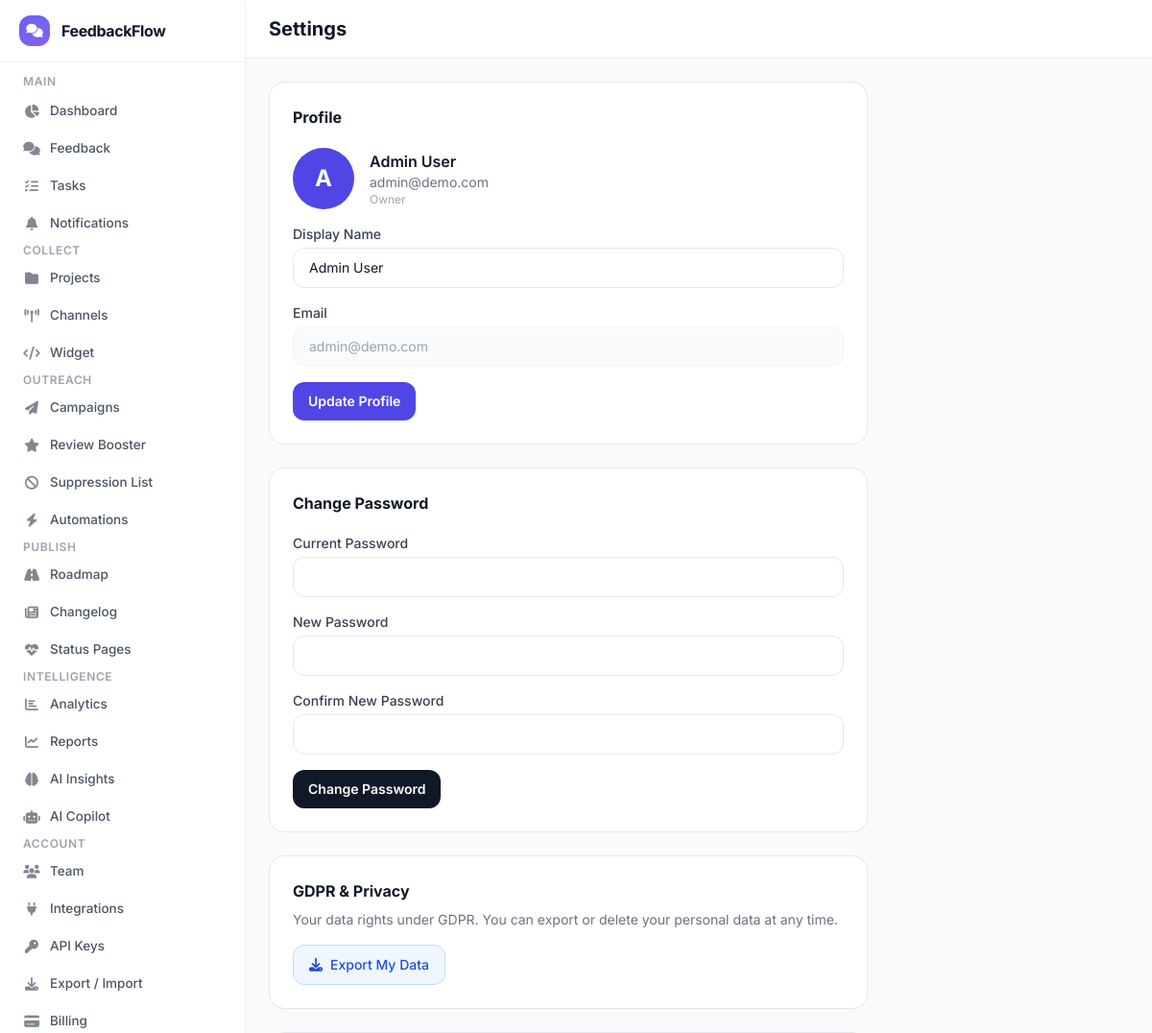
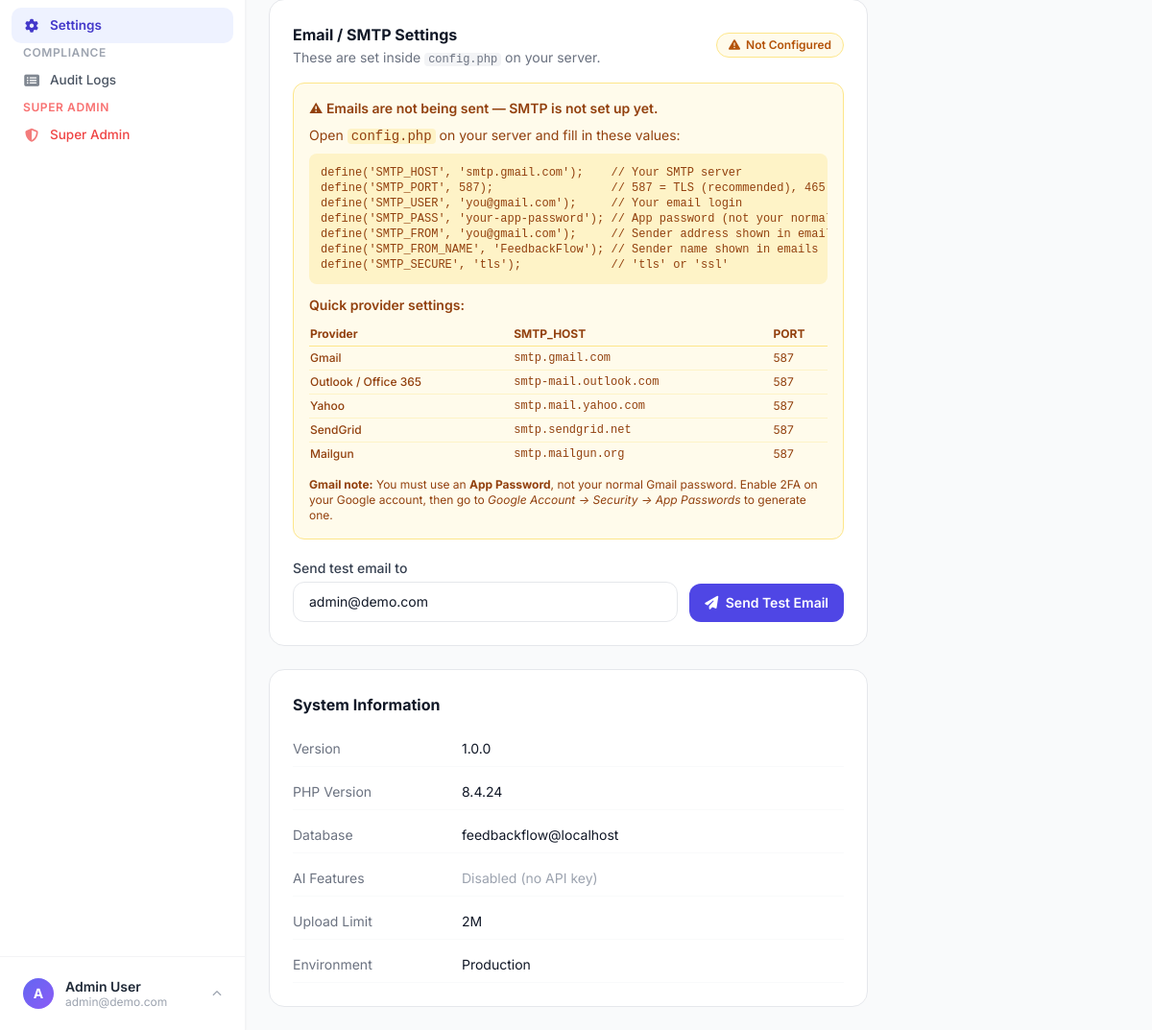
The page /admin/settings.php (signed in) on the database its author committed (2 pictures, top to bottom).
### tables this page shows
CREATE TABLE IF NOT EXISTS `ff_users` (
  `id` int(11) NOT NULL AUTO_INCREMENT,
  `name` varchar(100) NOT NULL,
  `email` varchar(191) NOT NULL UNIQUE,
  `password` varchar(255) NOT NULL,
  `avatar` varchar(255) DEFAULT NULL,
  `role` enum('owner','admin','manager','member','viewer') NOT NULL DEFAULT 'member',
  `is_active` tinyint(1) NOT NULL DEFAULT 1,
  `email_verified` tinyint(1) NOT NULL DEFAULT 0,
  `verify_token` varchar(64) DEFAULT NULL,
  `reset_token` varchar(64) DEFAULT NULL,
  `reset_expires` datetime DEFAULT NULL,
  `last_login` datetime DEFAULT NULL,
  `created_at` datetime NOT NULL DEFAULT CURRENT_TIMESTAMP,
  PRIMARY KEY (`id`)
);

### admin/settings.php (the view, shortened to what the rows shown need)
<?php
require_once dirname(__DIR__) . '/includes/db.php';
require_once dirname(__DIR__) . '/includes/functions.php';
require_once dirname(__DIR__) . '/includes/auth.php';
$currentUser = Auth::require();
include dirname(__DIR__) . '/includes/header.php';
?>
<div class="flex h-full">
<?php include dirname(__DIR__) . '/includes/sidebar.php'; ?>
<main class="ml-64 flex-1 overflow-y-auto">
  <header class="sticky top-0 z-40 bg-white border-b border-gray-200 px-6 py-4">
    <h1 class="text-xl font-bold text-gray-900">Settings</h1>
  </header>
  <div class="p-6 space-y-6 max-w-2xl">
    <div class="bg-white rounded-2xl border border-gray-200 p-6">
      <h2 class="font-bold text-gray-900 mb-5">Profile</h2>
      <form method="POST" class="space-y-4">
        <div class="flex items-center gap-4 mb-4">
          <div class="w-16 h-16 bg-indigo-600 rounded-full flex items-center justify-center text-white text-2xl font-bold">
            <?= strtoupper(substr($currentUser['name'] ?? 'U', 0, 1)) ?>
          </div>
          <div>
            <p class="font-semibold text-gray-900"><?= h($currentUser['name']) ?></p>
            <p class="text-sm text-gray-500"><?= h($currentUser['email']) ?></p>
            <p class="text-xs text-gray-400 capitalize"><?= $currentUser['role'] ?></p>
          </div>
        </div>
        <div><label class="block text-sm font-medium text-gray-700 mb-1">Display Name</label>
          <input type="text" name="name" value="<?= h($currentUser['name']) ?>" class="w-full border border-gray-200 rounded-xl px-4 py-2.5 text-sm outline-none focus:ring-2 focus:ring-indigo-500"></div>
        <div><label class="block text-sm font-medium text-gray-700 mb-1">Email</label>
          <input type="email" value="<?= h($currentUser['email']) ?>" disabled class="w-full border border-gray-100 bg-gray-50 rounded-xl px-4 py-2.5 text-sm text-gray-400 cursor-not-allowed"></div>
      </form>
    </div>
    <div class="bg-white rounded-2xl border border-gray-200 p-6">
      <h2 class="font-bold text-gray-900 mb-5">Change Password</h2>
    </div>
    <div class="bg-white rounded-2xl border border-gray-200 p-6">
      <h2 class="font-bold text-gray-900 mb-2">GDPR & Privacy</h2>
    </div>
    <?php
    $smtpOk = defined('SMTP_HOST') && SMTP_HOST !== '' && defined('SMTP_USER') && SMTP_USER !== '';
    ?>
    <div class="bg-white rounded-2xl border border-gray-200 p-6">
      <div class="flex items-center justify-between mb-4">
        <div>
          <h2 class="font-bold text-gray-900">Email / SMTP Settings</h2>
        </div>
      </div>
      <?php if (!$smtpOk): ?>
      <div class="bg-amber-50 border border-amber-200 rounded-xl p-4 mb-5 text-sm text-amber-800">
        <table class="mt-2 w-full text-xs border-collapse">
          <tr class="border-b border-amber-200"><th class="text-left py-1 pr-3">Provider</th><th class="text-left py-1 pr-3">SMTP_HOST</th><th class="text-left py-1">PORT</th></tr>
        </table>
      </div>
      <?php endif; ?>
      <form method="POST" class="flex items-end gap-3">
        <div class="flex-1">
          <label class="block text-sm font-medium text-gray-700 mb-1">Send test email to</label>
          <input type="email" name="test_email" value="<?= h($currentUser['email']) ?>" required
                 class="w-full border border-gray-200 rounded-xl px-4 py-2.5 text-sm outline-none focus:ring-2 focus:ring-indigo-500">
        </div>
      </form>
    </div>
    <div class="bg-white rounded-2xl border border-gray-200 p-6">
      <h2 class="font-bold text-gray-900 mb-4">System Information</h2>
    </div>
  </div>
</main>
</div>
<?php include dirname(__DIR__) . '/includes/footer.php'; ?>

### includes/sidebar.php (shortened to what the rows shown need)
<?php
$currentUser = $currentUser ?? Auth::user();
?>
<aside style="width:256px;min-width:256px" class="fixed inset-y-0 left-0 z-50 bg-white border-r border-gray-100 flex flex-col shadow-sm">
  <div class="border-t border-gray-100 p-3">
    <div x-data="{ open: false }" class="relative">
      <button @click="open = !open" class="w-full flex items-center gap-3 px-3 py-2.5 rounded-xl hover:bg-gray-50 transition-colors text-left">
        <div class="w-8 h-8 rounded-full flex items-center justify-center text-white text-sm font-bold flex-shrink-0" style="background: linear-gradient(135deg,#6366f1,#8b5cf6)">
          <?= strtoupper(substr($currentUser['name'] ?? 'U', 0, 1)) ?>
        </div>
        <div class="flex-1 min-w-0">
          <p class="text-sm font-semibold text-gray-800 truncate leading-tight"><?= h($currentUser['name'] ?? '') ?></p>
          <p class="text-xs text-gray-400 truncate leading-tight"><?= h($currentUser['email'] ?? '') ?></p>
        </div>
        <i class="fas fa-chevron-up text-gray-400" style="font-size:10px"></i>
      </button>
    </div>
  </div>
</aside>

### rows shown on the page
ff_users: name "A", name "Admin User", email "admin@demo.com", role "Owner", test_email "admin@demo.com"

### other values the page prints
APP_NAME "FeedbackFlow"
$label "Version"
$val "1.0.0"
$label "PHP Version"
$val "8.4.24"
$label "Database"
$val "feedbackflow@localhost"
$label "AI Features"
$val "Disabled (no API key)"
$label "Upload Limit"
$val "2M"
$label "Environment"
$val "Production"
